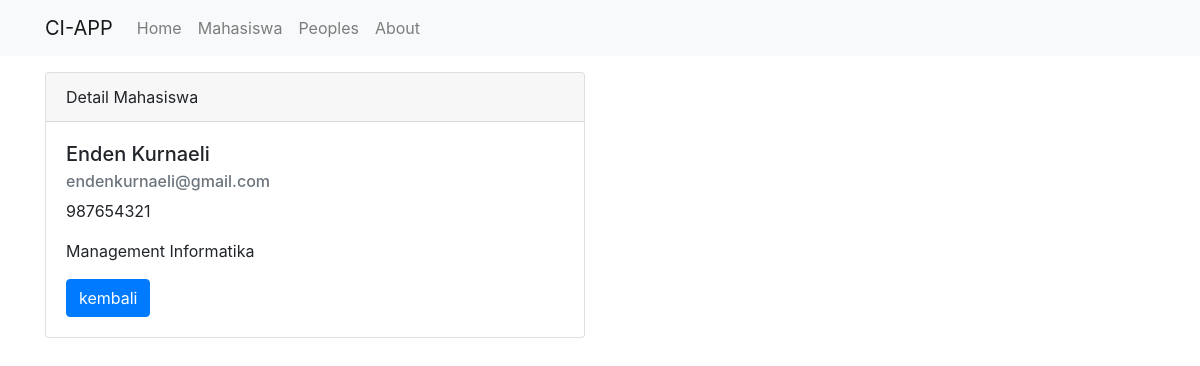
Screenshot of /mahasiswa/detail/2 with the database file from the repository.
### tables this page shows
CREATE TABLE `mahasiswa` (
  `id` int(11) NOT NULL,
  `nama` varchar(100) NOT NULL,
  `npm` varchar(100) NOT NULL,
  `email` varchar(100) NOT NULL,
  `jurusan` varchar(100) NOT NULL
);

### application/controllers/Mahasiswa.php (called while the page is built, shortened)
<?php
class Mahasiswa extends CI_Controller {
    public function __construct()
    {
        $this->load->model('Mahasiswa_model');
        $this->load->library('form_validation');
    }
    public function detail($id)
    {
        $data['judul'] = 'Detail Mahasiswa';
        $data['mahasiswa'] = $this->Mahasiswa_model->getMahasiswaById($id);
        $this->load->view('templates/header', $data);
        $this->load->view('mahasiswa/detail', $data);
        $this->load->view('templates/footer');
    }
}

### index.php (called while the page is built, shortened)
<?php
require_once BASEPATH.'core/CodeIgniter.php';

### application/models/Mahasiswa_model.php (called while the page is built, shortened)
<?php
class Mahasiswa_model extends CI_model {
    public function getMahasiswaById($id)
    {
        return $this->db->get_where('mahasiswa', ["id" => $id])->row_array();
    }
}

### application/views/mahasiswa/detail.php (the view)
<div class="container">
    <div class="row mt-3">
        <div class="col-md-6">
        <div class="card">
            <div class="card-header">
                Detail Mahasiswa
            </div>
            <div class="card-body">
                <h5 class="card-title"><?= $mahasiswa['nama']; ?></h5>
                <h6 class="card-subtitle mb-2 text-muted"><?= $mahasiswa['email']; ?></h6>
                <p class="card-text"><?= $mahasiswa['npm']; ?></p>
                <p class="card-text"><?= $mahasiswa['jurusan']; ?></p>
                <a href="<?= base_url(); ?>mahasiswa" class="btn btn-primary">kembali</a>
            </div>
        </div>
        </div>
    </div>
</div>

### rows the page displays
mahasiswa: nama "Enden Kurnaeli", email "endenkurnaeli@gmail.com", npm "987654321", jurusan "Management Informatika"
